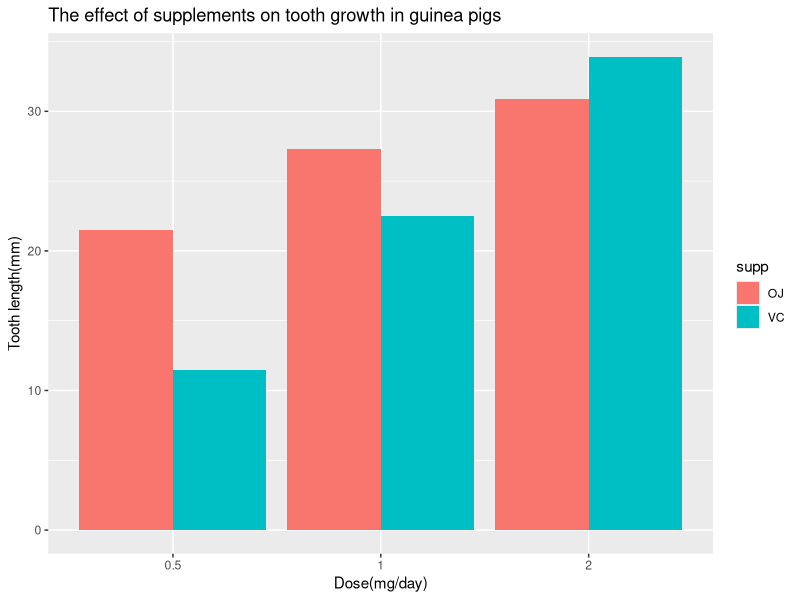

Generate this figure with R:
## ---- chunk 1
##load data
library(datasets)
data("ToothGrowth")
##display structure of data
str(ToothGrowth)
##summarize data
summary(ToothGrowth)
## ---- chunk 2
library(datasets)
library(dplyr)
data("ToothGrowth")
## ---- chunk 3
##basic summary of data grouped by supplements
groups <- group_by(ToothGrowth, supp)
summary_groups <- summarise(groups, count = n(),
                            "Mean" = mean(len), 
                            "Std dev" = sd(len))
print(summary_groups)
## ---- chunk 4
library(datasets)
library(dplyr)
library(ggplot2)
data("ToothGrowth")
## ---- chunk 5
##grouped by supplements & dose

groups <- group_by(ToothGrowth, supp)
summary_groups <- summarise(groups, count = n(),
                            "Mean" = mean(len), 
                            "Std dev" = sd(len))
##creating a bar plot of the data grouped by supplements
tooth <- ggplot(data = ToothGrowth, 
                aes(x=as.factor(dose),y=len,fill=supp))+
  geom_bar(stat='identity', position='dodge')+
  xlab("Dose(mg/day)")+ylab("Tooth length(mm)")+
  ggtitle("The effect of supplements on tooth growth in guinea pigs")

print(tooth)
## ---- chunk 6
## t test for effect of supplements
hyp01<- t.test(len~supp, ToothGrowth)

hyp01
## ---- chunk 7

Split_Dose<-split(ToothGrowth, ToothGrowth$dose)

names(Split_Dose) <- c("half", "one","two")

hypdose <- t.test(Split_Dose$half$len, Split_Dose$two$len)

hypdose
